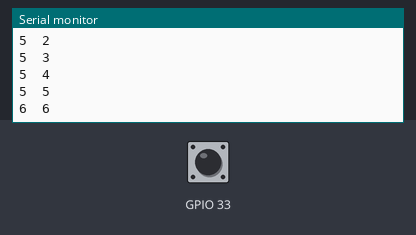
A sketch run on a simulated ESP32. Shown: the last lines printed to the serial monitor. The inputs (shaded band) are chosen by the test bench; at power-on: GPIO 33 HIGH.

Above: at 6.2 s.
6.3 s: GPIO 33 pulled LOW for 0.25 s
At 6.77 s:
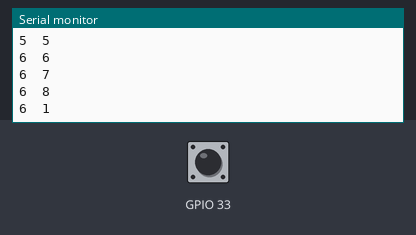
8.0 s: GPIO 33 pulled LOW for 1 s
At 8.37 s:
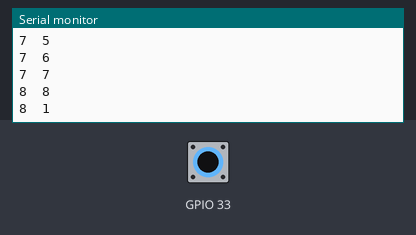
10.5 s: GPIO 33 pulled LOW for 0.25 s
At 10.97 s:
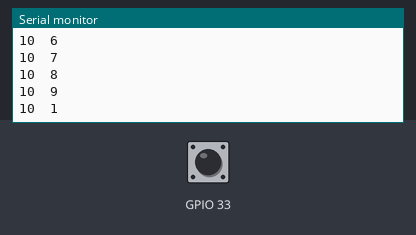
Timing chart, 0 to 13.5 s (numbered marks = the images above; inputs shaded):
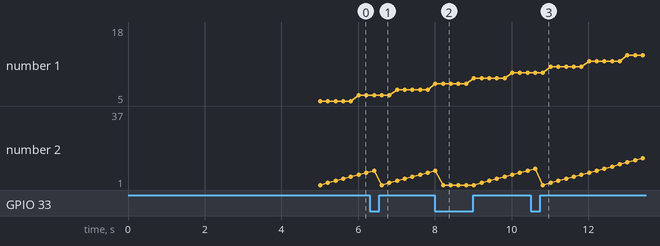

Measured:
- after the input at 6.3 s, the serial monitor: prints a new line after 0.31 s (image 1)
- after the input at 8.0 s, the serial monitor: prints a new line after 0.21 s (image 2)
- after the input at 10.5 s, the serial monitor: prints a new line after 0.31 s (image 3)

The sketch:

NECTEC-ACE-ARD.ino
```cpp
/*Touch Sensor Pin Layout
   T0 = GPIO4
   T1 = GPIO0
   T2 = GPIO2
   T3 = GPIO15
   T4 = GPIO13
   T5 = GPIO12
   T6 = GPIO14
   T7 = GPIO27
   T8 = GPIO33
   T9 = GPIO32 */

#include <HardwareSerial.h>

#define rxPin (16)
#define txPin (17)

HardwareSerial Serial1(1);

unsigned long previousMillis = 0;
const long interval = 100;
boolean statusCar = false;
unsigned int timeCount = 0;

int buff(int pin)                                       //Function to handle the touch raw sensor data
{

  int out = (50 - touchRead(pin));                         //  Scale by n, value very sensitive currently
  // change to adjust sensitivity as required
  if (out > 0 )
  {
    return (out + 2);
  }
  else
  {
    return 0;                                        //Else, return 0
  }

}

void setup() {
  Serial.begin(9600);
  Serial1.begin(9600, SERIAL_8N1, rxPin, txPin, false);
  delay(10);


  Serial.println();
  Serial.println("Starting...");
  Serial.println("Set position to 0");
  Serial1.print("0\n");
  delay(5000);
}

void loop() {
  unsigned long currentMillis = millis();
  if (currentMillis - previousMillis >= interval) {
    previousMillis = currentMillis;
    timeCount++;
    Serial.print(millis() / 1000);
    Serial.print("  ");
    Serial.println(timeCount);
  }

  // Touch pin 33
  if (buff(T8) > 30) {
    statusCar = true;
    timeCount = 0;
  }

  delay(200);


  if (statusCar == true) {

    Serial1.print(String(map(timeCount, 0, 25, 0, 1000)) + "\n");
  }

  if (timeCount >= 25) {
    statusCar = false;
  }

  //  if (Serial.available())              //if user typed something through the USB...
  //  {
  //    Serial1.write(Serial.read());      //Push it through port 1 to Central ESP32
  //  }
}
```
